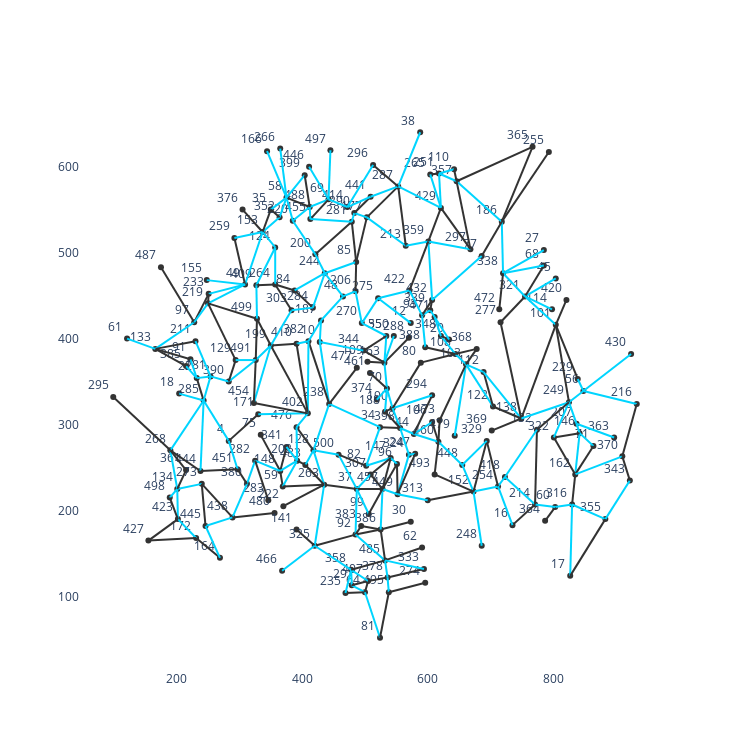

The code cell stored with this chart in its notebook:
### Code cell
fig = go.Figure()

# 幅を固定
fig.update_layout(
    width=750,
    height=750,
)

# 背景を白に変更
fig.update_layout(plot_bgcolor='white')

grid_x = []
grid_y = []
    
for node in draw_node_list:
    x, y = pos_list[node]
    
    grid_x.append(x)
    grid_y.append(y)

label = list(map(str, draw_node_list))

fig.add_trace(
    go.Scatter(x=grid_x, y=grid_y, mode='markers+text', text=label, marker={'size': 6, 'color': '#333333'}, name='', textposition='top left')
)

drawed = set()

for node in draw_node_list:
    if node not in node_list:
        continue
        
    from_x, from_y = pos_list[node]

    for i, to, w in edge_info_list[node]:
        if (node, to) in drawed:
            continue
            
        to_x, to_y = pos_list[to]
        
        line_def = {'width': 2, 'color': '#333333'}
        
        if (node, to) in orig_node_pair:
                line_def = {'width': 2, 'color': '#00d5ff'}
            
        fig.add_trace(
            go.Scatter(x=[from_x, to_x], y=[from_y, to_y], mode='lines', line=line_def, name='')
        )
        
        drawed.add((node, to))
        drawed.add((to, node))
        
fig.update_layout(showlegend=False)        

fig.show()
